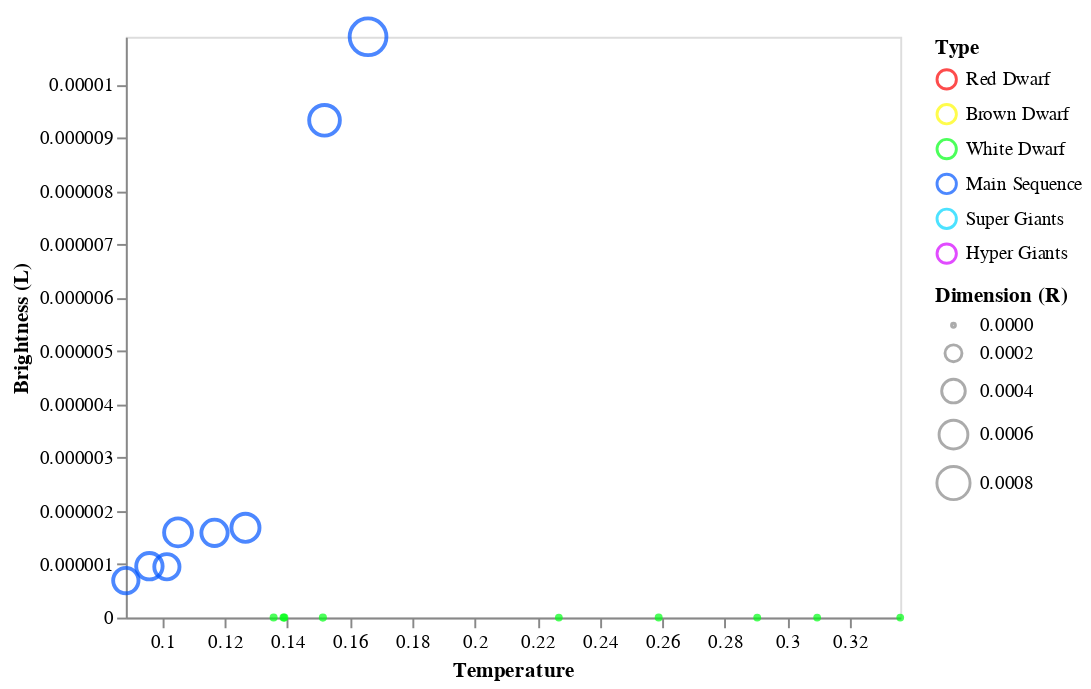

Write notebook code for a chart like this one.
### Markdown cell above
In questo grafico possiamo vedere come in questa classe spettrale siano presenti tre tipi diversi di stelle di dimensione, luminosità e temperatura variabile. Bisogna notare come la temperatura di tutte le stelle di questa classe spettrale sia particolarmente bassa. 

Le stelle di dimensione maggiore appartengono al gruppo delle Hyper Giants mentre le stelle delle altre categorie sono molto piccole. A tal proprosito è possibile notare come le White Dwarf siano talmente piccole da perdersi nel grafico e le Main Sequence hanno una luminosità bassissima, prossima allo zero

### Code cell
data = dataset[dataset['Spectral_Class'] == 'F']

alt.Chart(data).mark_point().encode( 
    
    x = alt.X('Temperature',
         scale = alt.Scale(domain = (min(data.Temperature), max(data.Temperature))),
         axis = alt.Axis(format='K', title='Temperature', grid = False)
         ),
    
    y = alt.Y('L',
         scale = alt.Scale(domain = (min(data.L), max(data.L))),
         axis = alt.Axis(format='K', title='Brightness (L)', grid = False)
         ),
    
    size = alt.Size('R', legend = alt.Legend(title = 'Dimension (R)')),
    
    color = alt.Color('Type', scale=alt.
                    Scale(domain=dom, range=rng))
    
)

### Figure 1 — Vega-Lite specification as saved in the notebook (floating-point values rounded to 4 significant figures)
{"config": {"view": {"continuousWidth": 400, "continuousHeight": 300}}, "data": {"name": "data-9a960f97dfa036163367df3768b1faae"}, "mark": "point", "encoding": {"color": {"type": "nominal", "field": "Type", "scale": {"domain": ["Red Dwarf", "Brown Dwarf", "White Dwarf", "Main Sequence", "Super Giants", "Hyper Giants"], "range": ["#fc0000", "#fffb00", "#00ff15", "#0055ff", "#00d5ff", "#d400ff"]}}, "size": {"type": "quantitative", "field": "R", "legend": {"title": "Dimension (R)"}}, "x": {"type": "quantitative", "axis": {"format": "K", "grid": false, "title": "Temperature"}, "field": "Temperature", "scale": {"domain": [0.08831, 0.3361]}}, "y": {"type": "quantitative", "axis": {"format": "K", "grid": false, "title": "Brightness (L)"}, "field": "L", "scale": {"domain": [0.0, 1.089e-05]}}}, "$schema": "https://vega.github.io/schema/vega-lite/v4.8.1.json", "datasets": {"data-9a960f97dfa036163367df3768b1faae": [{"Temperature": 0.1388, "L": 1.06e-10, "R": 1.334e-06, "A_M": 0.8177, "Color": "White", "Spectral_Class": "F", "Type": "White Dwarf"}, {"Temperature": 0.2903, "L": 5.886e-12, "R": 7.39e-07, "A_M": 0.7552, "Color": "White", "Spectral_Class": "F", "Type": "White Dwarf"}, {"Temperature": 0.1514, "L": 3.532e-11, "R": 2.258e-06, "A_M": 0.8252, "Color": "White", "Spectral_Class": "F", "Type": "White Dwarf"}, {"Temperature": 0.2588, "L": 8.241e-11, "R": 1.334e-06, "A_M": 0.7664, "Color": "White", "Spectral_Class": "F", "Type": "White Dwarf"}, {"Temperature": 0.139, "L": 0.0, "R": 2.361e-06, "A_M": 0.813, "Color": "Yellow", "Spectral_Class": "F", "Type": "White Dwarf"}, {"Temperature": 0.1014, "L": 9.535e-07, "R": 0.0004576, "A_M": 0.5306, "Color": "White-Yellow", "Spectral_Class": "F", "Type": "Main Sequence"}, {"Temperature": 0.1266, "L": 1.683e-06, "R": 0.0005705, "A_M": 0.4481, "Color": "White-Yellow", "Spectral_Class": "F", "Type": "Main Sequence"}, {"Temperature": 0.1167, "L": 1.589e-06, "R": 0.0004986, "A_M": 0.4644, "Color": "White-Yellow", "Spectral_Class": "F", "Type": "Main Sequence"}, {"Temperature": 0.105, "L": 1.597e-06, "R": 0.0005633, "A_M": 0.5122, "Color": "White-Yellow", "Spectral_Class": "F", "Type": "Main Sequence"}, {"Temperature": 0.09585, "L": 9.641e-07, "R": 0.0005038, "A_M": 0.53, "Color": "White-Yellow", "Spectral_Class": "F", "Type": "Main Sequence"}, {"Temperature": 0.1356, "L": 2.472e-10, "R": 1.848e-06, "A_M": 0.8133, "Color": "White-Yellow", "Spectral_Class": "F", "Type": "White Dwarf"}, {"Temperature": 0.2269, "L": 7.064e-11, "R": 4.106e-07, "A_M": 0.7486, "Color": "White", "Spectral_Class": "F", "Type": "White Dwarf"}, {"Temperature": 0.3095, "L": 1.177e-10, "R": 2.669e-07, "A_M": 0.7783, "Color": "White", "Spectral_Class": "F", "Type": "White Dwarf"}, {"Temperature": 0.08831, "L": 6.945e-07, "R": 0.0004627, "A_M": 0.5444, "Color": "White-Yellow", "Spectral_Class": "F", "Type": "Main Sequence"}, {"Temperature": 0.1519, "L": 9.324e-06, "R": 0.0006834, "A_M": 0.449, "Color": "White-Yellow", "Spectral_Class": "F", "Type": "Main Sequence"}, {"Temperature": 0.3361, "L": 3.532e-11, "R": 2.669e-07, "A_M": 0.7758, "Color": "White", "Spectral_Class": "F", "Type": "White Dwarf"}, {"Temperature": 0.1658, "L": 1.089e-05, "R": 0.0009862, "A_M": 0.3421, "Color": "White-Yellow", "Spectral_Class": "F", "Type": "Main Sequence"}]}}
